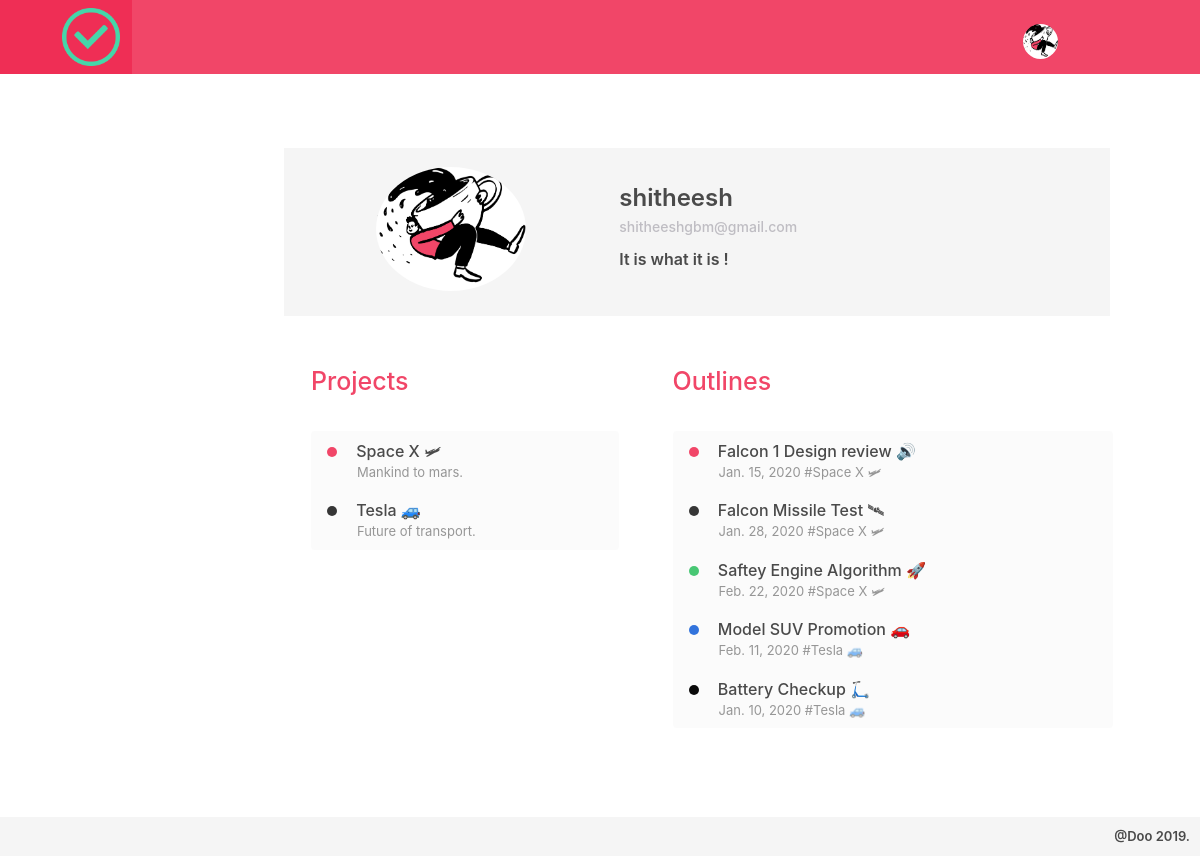
/profile/ (signed in), run on the app's committed database.
### todo/models.py (models this page shows, shortened)
class Profile(models.Model):
    user = models.OneToOneField(User, on_delete=models.CASCADE)
    bio  = models.TextField(max_length=100, blank=True)
    image = models.ImageField(upload_to='static/media/',default = 'static/media/profile.jpg')

class Project(models.Model):
    name         = models.CharField(max_length=30, unique=True)
    description  = models.CharField(max_length=100)
    favourite    = models.BooleanField(default=False)
    created_by   = models.ForeignKey(User,null=True,related_name='project',on_delete=models.CASCADE)
    def __str__(self):
        return self.name

class Outline(models.Model):
    name = models.CharField(max_length=50)
    deadline = models.DateField(null=True)
    status = models.BooleanField(default=False)
    created_by = models.ForeignKey(User,null=True,related_name='projects',on_delete=models.CASCADE)
    project = models.ForeignKey(Project, related_name='outlines',on_delete=models.CASCADE)

### accounts/views.py (the view)
# urls.py: url(r'^profile/$',auth.profile,name="profile"),
@login_required
def profile(request):
    userid = request.user.id
    projects = Project.objects.filter(created_by=userid)
    outlines = Outline.objects.filter(created_by=userid)
    return render(request,'profile.html',{'projects' : projects, 'outlines' : outlines })

### templates/profile.html (shortened to what this page needs)
{% extends 'all.html' %}
{% load static %}
     {% block content %}
           <div class="profilecontainer">
               <div class="infocard columns has-background-light">
                   <div class="column is-4">
                      <img  src="/{{ user.profile.image }}">
                   </div>
                   <div class="column  userinfo is-8">
                       <h1>{{ user.get_username }}</h1>
                       <h3>{{ user.email  }}</h3>
                       <h5>{{ user.profile.bio }}</h5>
                   </div>
               </div>
               <div class="moreinformations columns">
                   <div class="column project is-5">
                       <h1 class="has-text-danger"> Projects </h1>
                       <div class="list is-hoverable">
                           {% for p in projects %}
                           <a class="list-item">
			                    <span class="dot has-background-{% cycle 'danger' 'dark' 'success' 'link' 'black' 'primary' 'warning' 'info' %}"></span>
                                {{ p.name }}
                                <h6> {{ p.description }}</h6>
                           </a>
                           {% endfor %}
                        </div>
                   </div>
                   <div class="column is-7">
                       <h1 class="has-text-danger"> Outlines </h1>
                       <div class="list is-hoverable">
                           {% for o in outlines %}
                           <a class="list-item">
			                    <span class="dot has-background-{% cycle 'danger' 'dark' 'success' 'link' 'black' 'primary' 'warning' 'info' %}"></span>
                                {{ o.name }}
                                <h6> {{ o.deadline }}  #{{ o.project }}</h6>
                           </a>
                           {% endfor %}
                        </div>
                   </div>
               </div>
           </div>
     {% endblock %}

### templates/all.html (shortened to what this page needs)
{% load static %}<!DOCTYPE html>
<html>
  <head>
    <link rel="stylesheet" href="{% static 'css/bulma.css' %}">
  </head>
  <body>
  {% block body %}
  <nav class="navbar is-danger" role="navigation" aria-label="main navigation">
  <div class="navbar-brand">
    <a class="navbar-item" href="/">
      <img src="{% static 'img/logo.png' %}" width="58" height="58">
    </a>
  </div>
  <div id="navbarBasicExample" class="navbar-menu">
    <div class="navbar-end">
      <div class="navbar-item">
		<div class="dropdown is-hoverable">
           <div class="dropdown-trigger">
                 <div class="buttons" aria-haspopup="true" aria-controls="dropdown-menu4">
                      <img src="/{{ user.profile.image }}" class="topprofile">
                 </div>
           </div>
         </div>
    </div>
  </div>
</nav>
<div class="columns maincontainer">
     <div class="column is-7">
	  <div class="actual_container">
	       {% block content %}
		     {% endblock %}
	  </div>
  </div>
</div>
<h1 class="foot has-background-light">
    @Doo 2019.
</h1>
{% endblock %}
</body>
</html>

### data on the page
Project: name "Space X 🛩", description "Mankind to mars."
Project: name "Tesla 🚙", description "Future of transport."
Outline: name "Falcon 1 Design review 🔊", deadline "Jan. 15, 2020", project "Space X 🛩"
Outline: name "Falcon Missile Test 🛰", deadline "Jan. 28, 2020", project "Space X 🛩"
Outline: name "Saftey Engine Algorithm 🚀", deadline "Feb. 22, 2020", project "Space X 🛩"
Outline: name "Model SUV Promotion 🚗", deadline "Feb. 11, 2020", project "Tesla 🚙"
Outline: name "Battery Checkup 🛴", deadline "Jan. 10, 2020", project "Tesla 🚙"

### other printed values
{{ user.get_username }} "shitheesh"
{{ user.email }} "shitheeshgbm@gmail.com"
{{ user.profile.bio }} "It is what it is !"
